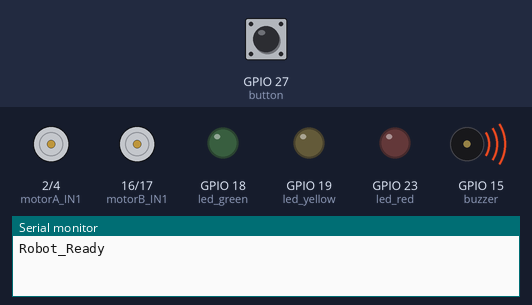
Bench run of a sketch on a simulated ESP32. Shown: motor-driver pin pairs drawn as motors (green arrow = first pin HIGH = forward, orange = second pin HIGH = backward, longer = more drive), output pins drawn as LEDs (lit = HIGH), buzzer (waves = sounding, pin HIGH), the last lines printed to the serial monitor. Inputs (shaded band) come from the test bench; at power-on: GPIO 27 (button) HIGH.

Above: at 1.6 s.
1.7 s: GPIO 27 (button) pulled LOW for 0.15 s
At 8.2 s:
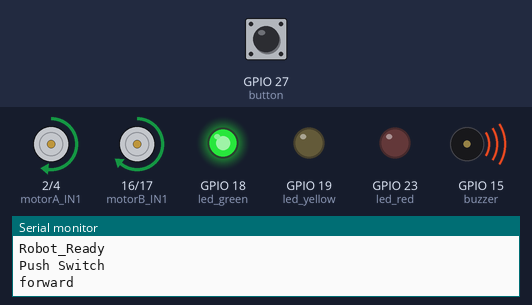
At 9.7 s:
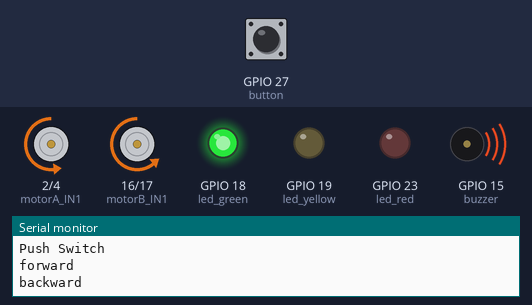
Timing chart, 0 to 19.8 s (numbered marks = the images above; inputs shaded):
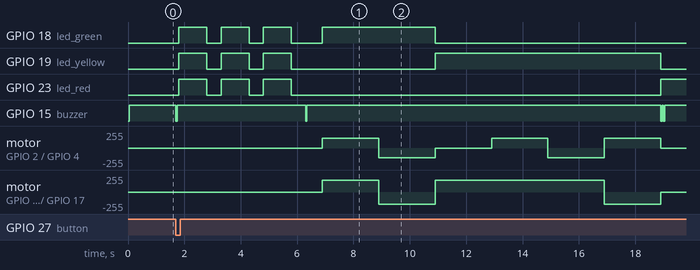

Measured:
- after the input at 1.7 s, GPIO 18 (led_green): LOW → HIGH after 0.10 s, → LOW 1.0 s later, → HIGH 0.50 s later, → LOW 1.0 s later, … (8 changes in this stretch); GPIO 19 (led_yellow): LOW → HIGH after 0.10 s, → LOW 1.0 s later, → HIGH 0.50 s later, → LOW 1.0 s later, … (8 changes in this stretch)

The sketch:

Robot_2WD_ESP32_LineFollow_Ultrasonic_V1.ino
```cpp
///////////////////////////////////////////////////////////////////////////////////////
// Robot 2WD Line Tracking Ultrasonic             Version 3.0                        //
// Create : Mr.Chartthai Santhanaboun by #EarthElectronics #ThaiRoboShop #ThaiRobo3D //
// Date : 19/05/2025                                                                 //
// Hardware : Robot 2WD, Arduino ESP32, Line Sensor Module, Ultrasonic Sensor, LED   //
// Software : Version 3.0                                                            //
///////////////////////////////////////////////////////////////////////////////////////

// Define channels for each motor
const int motorA_IN1 = 2;   // กำหนดขาที่ใช้สั่งงานบอร์ดขับมอเตอร์
const int motorA_IN2 = 4;   // กำหนดขาที่ใช้สั่งงานบอร์ดขับมอเตอร์
const int motorB_IN1 = 16;  // กำหนดขาที่ใช้สั่งงานบอร์ดขับมอเตอร์
const int motorB_IN2 = 17;  // กำหนดขาที่ใช้สั่งงานบอร์ดขับมอเตอร์
// Define channels for Buzzer
const int buzzer = 15;
// Define channels for Button
const int button = 27;
// Define channels for LED
const int led_red = 23;     //กำหนดให้ขา 23 เป็นขาสั่งงาน LED สีแดง
const int led_yellow = 19;  //กำหนดให้ขา 19 เป็นขาสั่งงาน LED สีเหลือง
const int led_green = 18;   //กำหนดให้ขา 18 เป็นขาสั่งงาน LED สีเขียว

//Value Speed motor Control
int speed_l = 145;
int speed_r = 180;  //0-255

void setup() {
  Serial.begin(115200);           // กำหนดความเร็ว Baudrate SerialPort
  Serial.println("Robot_Ready");  // พิมพ์ข้อความโชว์ผ่านทาง Serial Monitor ว่า "Robot_Ready"

  // Set button controller pins as input
  pinMode(button, INPUT_PULLUP);  // กำหนดให้ขา button เป็น INPUT แบบ PULLUP

  // Set buzzer controller pins as output
  pinMode(buzzer, OUTPUT);     // กำหนดให้ขา buzzer เป็น OUTPUT
  digitalWrite(buzzer, HIGH);  //กำหนดค่าเริ่มต้นของ buzzer ให้ไม่ดัง

  // Set LED controller pins as output
  pinMode(led_red, OUTPUT);                   //กำหนดให้ LED สีแดง เป็น OUTPUT
  pinMode(led_yellow, OUTPUT);                //กำหนดให้ LED สีเหลือง เป็น OUTPUT
  pinMode(led_green, OUTPUT);                 //กำหนดให้ LED สีเขียว เป็น OUTPUT

  // Set motor controller pins as output
  pinMode(motorA_IN1, OUTPUT);  // กำหนดให้ขา motorA_IN1 เป็น OUTPUT
  pinMode(motorA_IN2, OUTPUT);  // กำหนดให้ขา motorA_IN2 เป็น OUTPUT
  pinMode(motorB_IN1, OUTPUT);  // กำหนดให้ขา motorB_IN1 เป็น OUTPUT
  pinMode(motorB_IN2, OUTPUT);  // กำหนดให้ขา motorB_IN2 เป็น OUTPUT
  // กำหนดค่าให้มอเตอร์หยุดหมุนตั้งแต่แรก
  /////// Left Motor ///////   /////// Right Motor ///////
  analogWrite(motorA_IN1, 0);
  analogWrite(motorB_IN1, 0);
  analogWrite(motorA_IN2, 0);
  analogWrite(motorB_IN2, 0);

  beep();  // สั่งงานให้ Buzzer ส่งเสียงดัง 1 ครั้ง
  delay(300);
}

void loop() {
  while (digitalRead(button) == 1);  //รอการกดปุ่มเพื่อเริ่มการทำงาน
  beep();

  Serial.println("Push Switch");
  digitalWrite(led_red, HIGH);     //สั่งให้ LED สีแดง ไฟติด
  digitalWrite(led_yellow, HIGH);  //สั่งให้ LED สีเหลือง ไฟติด
  digitalWrite(led_green, HIGH);   //สั่งให้ LED สีเขียว ไฟติด
  delay(1000);
  digitalWrite(led_red, LOW);     //สั่งให้ LED สีแดง ไฟดับ
  digitalWrite(led_yellow, LOW);  //สั่งให้ LED สีเหลือง ไฟดับ
  digitalWrite(led_green, LOW);   //สั่งให้ LED สีเขียว ไฟดับ
  delay(500);
  digitalWrite(led_red, HIGH);     //สั่งให้ LED สีแดง ไฟติด
  digitalWrite(led_yellow, HIGH);  //สั่งให้ LED สีเหลือง ไฟติด
  digitalWrite(led_green, HIGH);   //สั่งให้ LED สีเขียว ไฟติด
  delay(1000);
  digitalWrite(led_red, LOW);     //สั่งให้ LED สีแดง ไฟดับ
  digitalWrite(led_yellow, LOW);  //สั่งให้ LED สีเหลือง ไฟดับ
  digitalWrite(led_green, LOW);   //สั่งให้ LED สีเขียว ไฟดับ
  delay(500);
  digitalWrite(led_red, HIGH);     //สั่งให้ LED สีแดง ไฟติด
  digitalWrite(led_yellow, HIGH);  //สั่งให้ LED สีเหลือง ไฟติด
  digitalWrite(led_green, HIGH);   //สั่งให้ LED สีเขียว ไฟติด
  delay(1000);
  digitalWrite(led_red, LOW);     //สั่งให้ LED สีแดง ไฟดับ
  digitalWrite(led_yellow, LOW);  //สั่งให้ LED สีเหลือง ไฟดับ
  digitalWrite(led_green, LOW);   //สั่งให้ LED สีเขียว ไฟดับ
  delay(500);

  beep();
  delay(500);
  forward();    //เดินหน้า
  delay(2000);
  backward();   //ถอยหลัง
  delay(2000);
  oneLeft();    //เลี้ยวซ้ายข้างเดียว
  delay(2000);
  oneRight();   //เลี้ยวขวาข้างเดียว
  delay(2000);
  turnLeft();   //หมุนซ้าย
  delay(2000);
  turnRight();  //หมุนขวา
  delay(2000);
  STOP();
  beep();
  beep();
}

void beep() {
  digitalWrite(buzzer, LOW);  //ติด
  delay(50);
  digitalWrite(buzzer, HIGH);  //ดับ
  delay(50);
}

void forward() {
  Serial.println("forward");
  /////// Left Motor ///////
  analogWrite(motorA_IN1, speed_l);
  analogWrite(motorA_IN2, 0);
 /////// Right Motor ///////
  analogWrite(motorB_IN1, speed_r);
  analogWrite(motorB_IN2, 0);
  digitalWrite(led_red, LOW);     //สั่งให้ LED สีแดง ไฟดับ
  digitalWrite(led_yellow, LOW);  //สั่งให้ LED สีเหลือง ไฟดับ
  digitalWrite(led_green, HIGH);  //สั่งให้ LED สีเขียว ไฟติด
}

void backward() {
  Serial.println("backward");
  /////// Left Motor ///////
  analogWrite(motorA_IN1, 0);
  analogWrite(motorA_IN2, speed_l);
   /////// Right Motor ///////
  analogWrite(motorB_IN1, 0);
  analogWrite(motorB_IN2, speed_r);
  digitalWrite(led_red, LOW);     //สั่งให้ LED สีแดง ไฟดับ
  digitalWrite(led_yellow, LOW);  //สั่งให้ LED สีเหลือง ไฟดับ
  digitalWrite(led_green, HIGH);  //สั่งให้ LED สีเขียว ไฟติด
}

void oneLeft() {
  Serial.println("oneLeft");
  /////// Left Motor ///////
  analogWrite(motorA_IN1, 0);
  analogWrite(motorA_IN2, 0);
    /////// Right Motor ///////
  analogWrite(motorB_IN1, speed_r);
  analogWrite(motorB_IN2, 0);
  digitalWrite(led_red, LOW);      //สั่งให้ LED สีแดง ไฟดับ
  digitalWrite(led_yellow, HIGH);  //สั่งให้ LED สีเหลือง ไฟติด
  digitalWrite(led_green, LOW);    //สั่งให้ LED สีเขียว ไฟดับ
}

void oneRight() {
  Serial.println("oneRight");
  /////// Left Motor ///////
  analogWrite(motorA_IN1, speed_l);
   analogWrite(motorA_IN2, 0);
   /////// Right Motor ///////
  analogWrite(motorB_IN2, 0);
  digitalWrite(led_red, LOW);      //สั่งให้ LED สีแดง ไฟดับ
  digitalWrite(led_yellow, HIGH);  //สั่งให้ LED สีเหลือง ไฟติด
  digitalWrite(led_green, LOW);    //สั่งให้ LED สีเขียว ไฟดับ
}

void turnLeft() {  //ฟังก์ชันเลี้ยวซ้ายสองล้อสวนทางกัน
  Serial.println("turnLeft");
  /////// Left Motor ///////
  analogWrite(motorA_IN1, 0);
  analogWrite(motorA_IN2, speed_l);
  /////// Right Motor ///////
  analogWrite(motorB_IN1, speed_r);
  analogWrite(motorB_IN2, 0);
  digitalWrite(led_red, LOW);      //สั่งให้ LED สีแดง ไฟดับ
  digitalWrite(led_yellow, HIGH);  //สั่งให้ LED สีเหลือง ไฟติด
  digitalWrite(led_green, LOW);    //สั่งให้ LED สีเขียว ไฟดับ
}

void turnRight() {  //ฟังก์ชันเลี้ยวขวาสองล้อสวนทางกัน
  Serial.println("turnRight");
  /////// Left Motor ///////
  analogWrite(motorA_IN1, speed_l);
  analogWrite(motorA_IN2, 0);
  /////// Right Motor ///////
  analogWrite(motorB_IN1, 0);
  analogWrite(motorB_IN2, speed_r);
  digitalWrite(led_red, LOW);      //สั่งให้ LED สีแดง ไฟดับ
  digitalWrite(led_yellow, HIGH);  //สั่งให้ LED สีเหลือง ไฟติด
  digitalWrite(led_green, LOW);    //สั่งให้ LED สีเขียว ไฟดับ
}

void STOP() {  //ฟังก์ชันหยุด
  Serial.println("STOP");
  /////// Left Motor ///////
  analogWrite(motorA_IN1, 255);
  analogWrite(motorA_IN2, 255);
   /////// Right Motor ///////
  analogWrite(motorB_IN1, 255);
  analogWrite(motorB_IN2, 255);
  digitalWrite(led_red, HIGH);    //สั่งให้ LED สีแดง ไฟติด
  digitalWrite(led_yellow, LOW);  //สั่งให้ LED สีเหลือง ไฟดับ
  digitalWrite(led_green, LOW);   //สั่งให้ LED สีเขียว ไฟดับ
}
```
